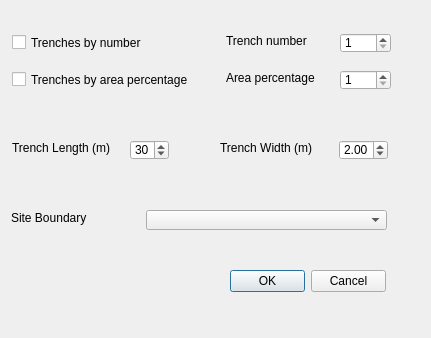
<?xml version="1.0" encoding="UTF-8"?>
<ui version="4.0">
 <class>TrenchCreatorDialogBase</class>
 <widget class="QDialog" name="TrenchCreatorDialogBase">
  <property name="geometry">
   <rect>
    <x>0</x>
    <y>0</y>
    <width>431</width>
    <height>338</height>
   </rect>
  </property>
  <property name="windowTitle">
   <string>Evaluation Trenches Generator</string>
  </property>
  <widget class="QDialogButtonBox" name="button_box">
   <property name="geometry">
    <rect>
     <x>230</x>
     <y>270</y>
     <width>156</width>
     <height>23</height>
    </rect>
   </property>
   <property name="orientation">
    <enum>Qt::Horizontal</enum>
   </property>
   <property name="standardButtons">
    <set>QDialogButtonBox::Cancel|QDialogButtonBox::Ok</set>
   </property>
  </widget>
  <widget class="QComboBox" name="sb_comboBox">
   <property name="geometry">
    <rect>
     <x>146</x>
     <y>210</y>
     <width>241</width>
     <height>20</height>
    </rect>
   </property>
   <property name="focusPolicy">
    <enum>Qt::WheelFocus</enum>
   </property>
  </widget>
  <widget class="QLabel" name="label">
   <property name="geometry">
    <rect>
     <x>11</x>
     <y>210</y>
     <width>91</width>
     <height>16</height>
    </rect>
   </property>
   <property name="frameShape">
    <enum>QFrame::NoFrame</enum>
   </property>
   <property name="text">
    <string>Site Boundary</string>
   </property>
  </widget>
  <widget class="QCheckBox" name="trench_by_area_checkBox">
   <property name="geometry">
    <rect>
     <x>12</x>
     <y>71</y>
     <width>201</width>
     <height>17</height>
    </rect>
   </property>
   <property name="text">
    <string>Trenches by area percentage</string>
   </property>
  </widget>
  <widget class="QCheckBox" name="trench_by_number_checkBox">
   <property name="geometry">
    <rect>
     <x>12</x>
     <y>34</y>
     <width>161</width>
     <height>17</height>
    </rect>
   </property>
   <property name="text">
    <string>Trenches by number</string>
   </property>
  </widget>
  <widget class="QSpinBox" name="tr_area_perc_spinBox_2">
   <property name="geometry">
    <rect>
     <x>340</x>
     <y>70</y>
     <width>51</width>
     <height>20</height>
    </rect>
   </property>
   <property name="minimum">
    <number>1</number>
   </property>
   <property name="maximum">
    <number>100</number>
   </property>
   <property name="stepType">
    <enum>QAbstractSpinBox::AdaptiveDecimalStepType</enum>
   </property>
  </widget>
  <widget class="QLabel" name="label_5">
   <property name="geometry">
    <rect>
     <x>226</x>
     <y>70</y>
     <width>111</width>
     <height>16</height>
    </rect>
   </property>
   <property name="text">
    <string>Area percentage</string>
   </property>
  </widget>
  <widget class="QSpinBox" name="tr_num_spinBox">
   <property name="geometry">
    <rect>
     <x>340</x>
     <y>33</y>
     <width>51</width>
     <height>20</height>
    </rect>
   </property>
   <property name="minimum">
    <number>1</number>
   </property>
   <property name="maximum">
    <number>50000</number>
   </property>
  </widget>
  <widget class="QLabel" name="label_4">
   <property name="geometry">
    <rect>
     <x>226</x>
     <y>33</y>
     <width>101</width>
     <height>16</height>
    </rect>
   </property>
   <property name="text">
    <string>Trench number</string>
   </property>
  </widget>
  <widget class="QLabel" name="label_2">
   <property name="geometry">
    <rect>
     <x>12</x>
     <y>140</y>
     <width>121</width>
     <height>16</height>
    </rect>
   </property>
   <property name="text">
    <string>Trench Length (m)</string>
   </property>
  </widget>
  <widget class="QSpinBox" name="tr_l_spinBox">
   <property name="geometry">
    <rect>
     <x>130</x>
     <y>140</y>
     <width>39</width>
     <height>20</height>
    </rect>
   </property>
   <property name="minimum">
    <number>1</number>
   </property>
   <property name="maximum">
    <number>200</number>
   </property>
   <property name="value">
    <number>30</number>
   </property>
  </widget>
  <widget class="QDoubleSpinBox" name="tr_w_doubleSpinBox">
   <property name="geometry">
    <rect>
     <x>339</x>
     <y>140</y>
     <width>49</width>
     <height>20</height>
    </rect>
   </property>
   <property name="minimum">
    <double>1.000000000000000</double>
   </property>
   <property name="maximum">
    <double>50.000000000000000</double>
   </property>
   <property name="singleStep">
    <double>0.100000000000000</double>
   </property>
   <property name="value">
    <double>2.000000000000000</double>
   </property>
  </widget>
  <widget class="QLabel" name="label_3">
   <property name="geometry">
    <rect>
     <x>220</x>
     <y>140</y>
     <width>111</width>
     <height>16</height>
    </rect>
   </property>
   <property name="text">
    <string>Trench Width (m)</string>
   </property>
  </widget>
 </widget>
 <resources/>
 <connections>
  <connection>
   <sender>button_box</sender>
   <signal>accepted()</signal>
   <receiver>TrenchCreatorDialogBase</receiver>
   <slot>accept()</slot>
   <hints>
    <hint type="sourcelabel">
     <x>20</x>
     <y>20</y>
    </hint>
    <hint type="destinationlabel">
     <x>20</x>
     <y>20</y>
    </hint>
   </hints>
  </connection>
  <connection>
   <sender>button_box</sender>
   <signal>rejected()</signal>
   <receiver>TrenchCreatorDialogBase</receiver>
   <slot>reject()</slot>
   <hints>
    <hint type="sourcelabel">
     <x>20</x>
     <y>20</y>
    </hint>
    <hint type="destinationlabel">
     <x>20</x>
     <y>20</y>
    </hint>
   </hints>
  </connection>
 </connections>
</ui>
